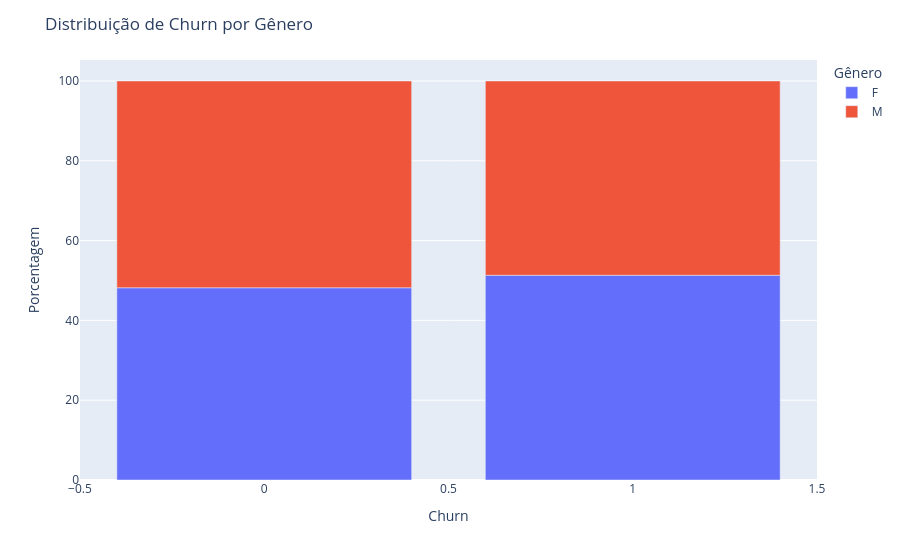

Notebook code for this chart:
### Code cell
df_grouped = df.groupby(['Churn', 'Genero']).size().reset_index(name='count')
total_por_churn = df_grouped.groupby('Churn')['count'].transform('sum')
df_grouped['percent'] = (df_grouped['count'] / total_por_churn) * 100

# Criar o gráfico de barras empilhadas
fig = px.bar(df_grouped, x='Churn', y='percent', color='Genero', labels={'percent': 'Porcentagem', 'Churn': 'Churn', 'Genero': 'Gênero'})

# Layout
fig.update_layout(
    title='Distribuição de Churn por Gênero',
    yaxis_title='Porcentagem',
    legend_title='Gênero'
)
fig.show()

# Vemos um núemero bem equilibrado de proporção de churn entre os gêneros, então acredito que o gênero dos clientes não seja um fator tão relevante para o churn dos clientes.

### Figure 1 — Plotly figure (JSON) as saved in the notebook; plotly's stock layout.template omitted (floating-point values rounded to 4 significant figures)
{"data": [{"hovertemplate": "Gênero=F<br>Churn=%{x}<br>Porcentagem=%{y}<extra></extra>", "legendgroup": "F", "marker": {"color": "#636efa", "pattern": {"shape": ""}}, "name": "F", "orientation": "v", "showlegend": true, "textposition": "auto", "type": "bar", "x": [0, 1], "xaxis": "x", "y": [48.18, 51.31], "yaxis": "y"}, {"hovertemplate": "Gênero=M<br>Churn=%{x}<br>Porcentagem=%{y}<extra></extra>", "legendgroup": "M", "marker": {"color": "#EF553B", "pattern": {"shape": ""}}, "name": "M", "orientation": "v", "showlegend": true, "textposition": "auto", "type": "bar", "x": [0, 1], "xaxis": "x", "y": [51.82, 48.69], "yaxis": "y"}], "layout": {"barmode": "relative", "legend": {"title": {"text": "Gênero"}, "tracegroupgap": 0}, "margin": {"t": 60}, "title": {"text": "Distribuição de Churn por Gênero"}, "xaxis": {"anchor": "y", "domain": [0, 1], "title": {"text": "Churn"}}, "yaxis": {"anchor": "x", "domain": [0, 1], "title": {"text": "Porcentagem"}}}}
